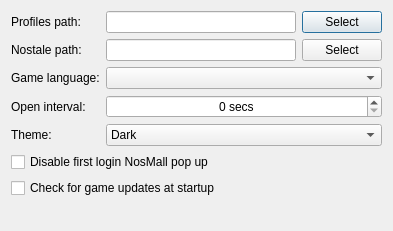
<?xml version="1.0" encoding="UTF-8"?>
<ui version="4.0">
 <class>SettingsDialog</class>
 <widget class="QDialog" name="SettingsDialog">
  <property name="geometry">
   <rect>
    <x>0</x>
    <y>0</y>
    <width>393</width>
    <height>231</height>
   </rect>
  </property>
  <property name="windowTitle">
   <string>Settings</string>
  </property>
  <layout class="QVBoxLayout" name="verticalLayout">
   <item>
    <layout class="QFormLayout" name="formLayout">
     <item row="0" column="0">
      <widget class="QLabel" name="profilesPathLabel">
       <property name="text">
        <string>Profiles path:</string>
       </property>
      </widget>
     </item>
     <item row="0" column="1">
      <layout class="QHBoxLayout" name="horizontalLayout">
       <item>
        <widget class="QLineEdit" name="profilesPathLineEdit">
         <property name="readOnly">
          <bool>true</bool>
         </property>
        </widget>
       </item>
       <item>
        <widget class="QPushButton" name="selectProfilePathButton">
         <property name="text">
          <string>Select</string>
         </property>
        </widget>
       </item>
      </layout>
     </item>
     <item row="1" column="0">
      <widget class="QLabel" name="label_2">
       <property name="text">
        <string>Nostale path:</string>
       </property>
      </widget>
     </item>
     <item row="1" column="1">
      <layout class="QHBoxLayout" name="horizontalLayout_2" stretch="1,0">
       <item>
        <widget class="QLineEdit" name="gameClientPathLineEdit">
         <property name="readOnly">
          <bool>true</bool>
         </property>
        </widget>
       </item>
       <item>
        <widget class="QPushButton" name="selectGamePathButton">
         <property name="text">
          <string>Select</string>
         </property>
        </widget>
       </item>
      </layout>
     </item>
     <item row="2" column="0">
      <widget class="QLabel" name="label_4">
       <property name="text">
        <string>Game language:</string>
       </property>
      </widget>
     </item>
     <item row="2" column="1">
      <widget class="QComboBox" name="gameLanguageComboBox">
       <property name="minimumSize">
        <size>
         <width>80</width>
         <height>0</height>
        </size>
       </property>
       <property name="currentText">
        <string/>
       </property>
      </widget>
     </item>
     <item row="3" column="0">
      <widget class="QLabel" name="label">
       <property name="text">
        <string>Open interval:</string>
       </property>
      </widget>
     </item>
     <item row="3" column="1">
      <widget class="QSpinBox" name="openIntervalSpinBox">
       <property name="minimumSize">
        <size>
         <width>80</width>
         <height>0</height>
        </size>
       </property>
       <property name="alignment">
        <set>Qt::AlignmentFlag::AlignCenter</set>
       </property>
       <property name="suffix">
        <string> secs</string>
       </property>
       <property name="value">
        <number>0</number>
       </property>
      </widget>
     </item>
     <item row="4" column="0">
      <widget class="QLabel" name="label_3">
       <property name="text">
        <string>Theme:</string>
       </property>
      </widget>
     </item>
     <item row="4" column="1">
      <widget class="QComboBox" name="themeComboBox">
       <item>
        <property name="text">
         <string>Dark</string>
        </property>
       </item>
       <item>
        <property name="text">
         <string>Light</string>
        </property>
       </item>
      </widget>
     </item>
    </layout>
   </item>
   <item>
    <widget class="QCheckBox" name="disableNosmallChekcbox">
     <property name="text">
      <string>Disable first login NosMall pop up</string>
     </property>
    </widget>
   </item>
   <item>
    <widget class="QCheckBox" name="checkUpdatesCheckbox">
     <property name="text">
      <string>Check for game updates at startup</string>
     </property>
    </widget>
   </item>
   <item>
    <spacer name="verticalSpacer">
     <property name="orientation">
      <enum>Qt::Orientation::Vertical</enum>
     </property>
     <property name="sizeHint" stdset="0">
      <size>
       <width>20</width>
       <height>40</height>
      </size>
     </property>
    </spacer>
   </item>
  </layout>
 </widget>
 <resources/>
 <connections/>
</ui>
